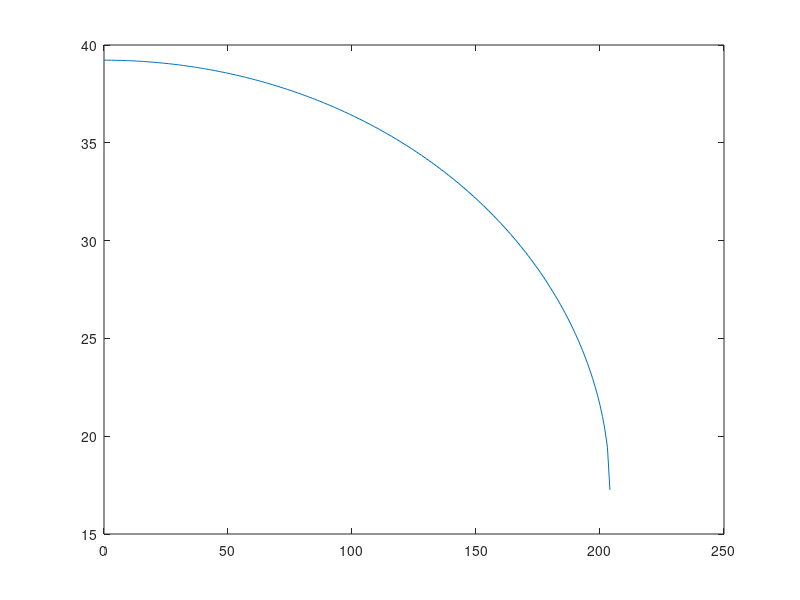

Recreate this plot in MATLAB. (Note: this script raises an error after producing the figure.)
clc
clear all
close all
format short g

tic

plotting = 1;

%Airplane, wing, and flight parameters
W = 3200;
b = 34;
c = 5;
S = 170;                %ft^2 (FIXME)
AR = b^2 / S;
e = .8;
Lambda = 0;
h = [0 10000 25000];
rho = 0.00238;

% Conditions
PHAA = [147*1.4667 4.4];    % [speed (ft/s)     loading factor]
PLAA = [270*1.4667 4.4];    % [speed (ft/s)     loading factor]
NHAA = [114*1.4667 -1.76];  % [speed (ft/s)     loading factor]
NLAA = [230*1.4667 -1.76];  % [speed (ft/s)     loading factor]
conditions = [PHAA' PLAA' NHAA' NLAA'];
condition_names = {'PHAA', 'PLAA', 'NHAA', 'NLAA'};

%% Loop through each condition
y = 0:1:12*(b/2);
n = length(y);
for cond_iter = 1:length(conditions)
    % This loop computes everything for a single condition at a time.
    % Might need to change that later.  Anything we need outside of this
    % loop can be saved using eval and condition_names(cond_iter).
    
    %% Lift Distribution
    % So L is in terms of semi span! So everything below (basically) is
    % too!!
    L = W*conditions(2, cond_iter)/2;
    V = conditions(1, cond_iter);
    
    gamma = 4*L/(rho*pi*V*b/2*12);
    L_dist_ellp = fliplr(rho*V*gamma*sqrt(1-(2*y/(12*b)).^2));
    L_dist_rect = fliplr(L/(12*b/2)*ones(1, length(y)));
    L_dist = (L_dist_ellp + L_dist_rect)/2;
    
    
    %% Plotting Lift Distributions
    if plotting
        figure(1)
        plot(y, fliplr(L_dist))
        hold on
        
        if (cond_iter == length(conditions))
            title('Lift Distributions at Sea Level for Four Critical Conditions', 'FontSize', 15)
            xlabel('Spanwise Location [inches]')
            ylabel('Lift [pounds]')
            legend(condition_names)
        end
    end
    
    
   %% Xfoil Data Import
    xfoil_data = csvread(cell2mat(strcat(['xfoil_data/NACA_2412_' condition_names(cond_iter)])));
    xf_alpha = xfoil_data(:,1);
    xf_cl = xfoil_data(:,2);
    xf_cdp = xfoil_data(:,4);
    xf_cm = xfoil_data(:,5);
    
    
    %% Determing Drag
    cL = 2*L/(rho*V^2*S);
    cl = cL;                %FIXME
    alpha = interp1(xf_cl, xf_alpha, cl);
    if alpha >= 0
        indices = xf_alpha>=0;
        xf_alpha_temp = xf_alpha(indices);
        [xf_cdp_temp, indices] = unique(xf_cdp(indices));
        cdp = -1*interp1(xf_alpha_temp(indices), (-1*xf_cdp_temp), alpha);
    else
        indicies = xf_alpha < 0;
        xf_alpha_temp = xf_alpha(indices);
        [xf_cdp_temp, indices] = unique(xf_cdp(indices));
        cdp = interp1(xf_alpha_temp(indices), xf_cdp_temp, alpha);
    end
    cDp = cdp;              %FIXME?
    cDi = cL^2 / (pi * AR * e);
    cD = (cDp + cDi);
    D = 1/2*(rho*V^2*cD*S);
    D_dist_rect = ones(1,length(y));
    D_dist_tip = D_dist_rect * 1.25;
    D_dist = fliplr(horzcat(D_dist_rect(1:uint8(.8*length(D_dist_rect))), D_dist_tip(uint8(.8*length(D_dist_tip))+1:length(D_dist_tip))));
    D_dist = (D/(12*b/2))*D_dist./mean(D_dist);

    if plotting
        figure(2)
        plot(y,fliplr(D_dist))
        hold on
        if (cond_iter == length(conditions))
            title('Drag Distributions at Sea Level for Four Critical Conditions', 'FontSize', 15)
            xlabel('Spanwise Location [inches]')
            ylabel('Drag Force [pounds/in]')
            legend(condition_names)
        end
        if (cond_iter == 1)
            figure(10) 
            plot(y, fliplr(L_dist_ellp))
            hold on
            plot(y, fliplr(L_dist_rect))
            plot(y, fliplr(L_dist))
            title('Elliptical, Rectangular, and Average Lift Distributions', 'FontSize', 15)
            xlabel('Spanwise Location [inches]')
            ylabel('Drag Force [pounds/in]')
            legend('Elliptical','Rectangular','Average')
        end
    end
    
    
    %% Wing coordinate transformation
    alpha = alpha*pi/180;
    XLoad = -L_dist * sin(alpha) + D_dist * cos(alpha);
    ZLoad = L_dist * cos(alpha) + D_dist * sin(alpha);
    
    %% Shear Flow
    Vx = numInt(XLoad);
    Vz = numInt(ZLoad);
    
    %% Moment Dis
    Mx = numInt(Vx);
    Mz = numInt(Vz);
    
    
    %% Plotting
    figure(3)
    subplot(3,1,1)
    hold on
    plot(y, fliplr(XLoad))
    subplot(3,1,2)
    hold on
    plot(y, fliplr(Vx))
    subplot(3,1,3)
    hold on
    plot(y, fliplr(Mx))
    
    figure(4)
    subplot(3,1,1)
    hold on
    plot(y, fliplr(ZLoad))
    subplot(3,1,2)
    hold on
    plot(y, fliplr(Vz))
    subplot(3,1,3)
    hold on
    plot(y, fliplr(Mz))
    
    if cond_iter == length(conditions)
        figure(3)
        subplot(3,1,1)
        title('X-Direction Load Distribution', 'FontSize', 12)
        xlabel('Spanwise Location [inches]')
        ylabel('Pounds/Inch')
        legend(condition_names)
        
        subplot(3,1,2)
        title('X-Direction Shear Flow Distribution', 'FontSize', 12)
        xlabel('Spanwise Location [inches]')
        ylabel('Pounds/Inch^2')
        legend(condition_names)
        
        subplot(3,1,3)
        title('X-Direction Moment Distribution', 'FontSize', 12)
        xlabel('Spanwise Location [inches]')
        ylabel('Pounds/Inch^3')
        legend(condition_names)
        
        
        figure(4)
        subplot(3,1,1)
        title('N-Direction Load Distribution', 'FontSize', 12)
        xlabel('Spanwise Location [inches]')
        ylabel('Pounds/Inch')
        legend(condition_names)
        
        subplot(3,1,2)
        title('N-Direction Shear Flow Distribution', 'FontSize', 12)
        xlabel('Spanwise Location [inches]')
        ylabel('Pounds/Inch^2')
        legend(condition_names)
        
        subplot(3,1,3)
        title('N-Direction Moment Distribution', 'FontSize', 12)
        xlabel('Spanwise Location [inches]')
        ylabel('Pounds/Inch^3')
        legend(condition_names)
       
    end 
end

%% Determining cL
% L = 1/2 rho v^2 S cL
% cL = 2*L/(rho*v^2*s);


%% DRAG DISTRIBUTION
% Make this rectangular with 100% from 0-80, 125% from 80-100
% figure(2)

